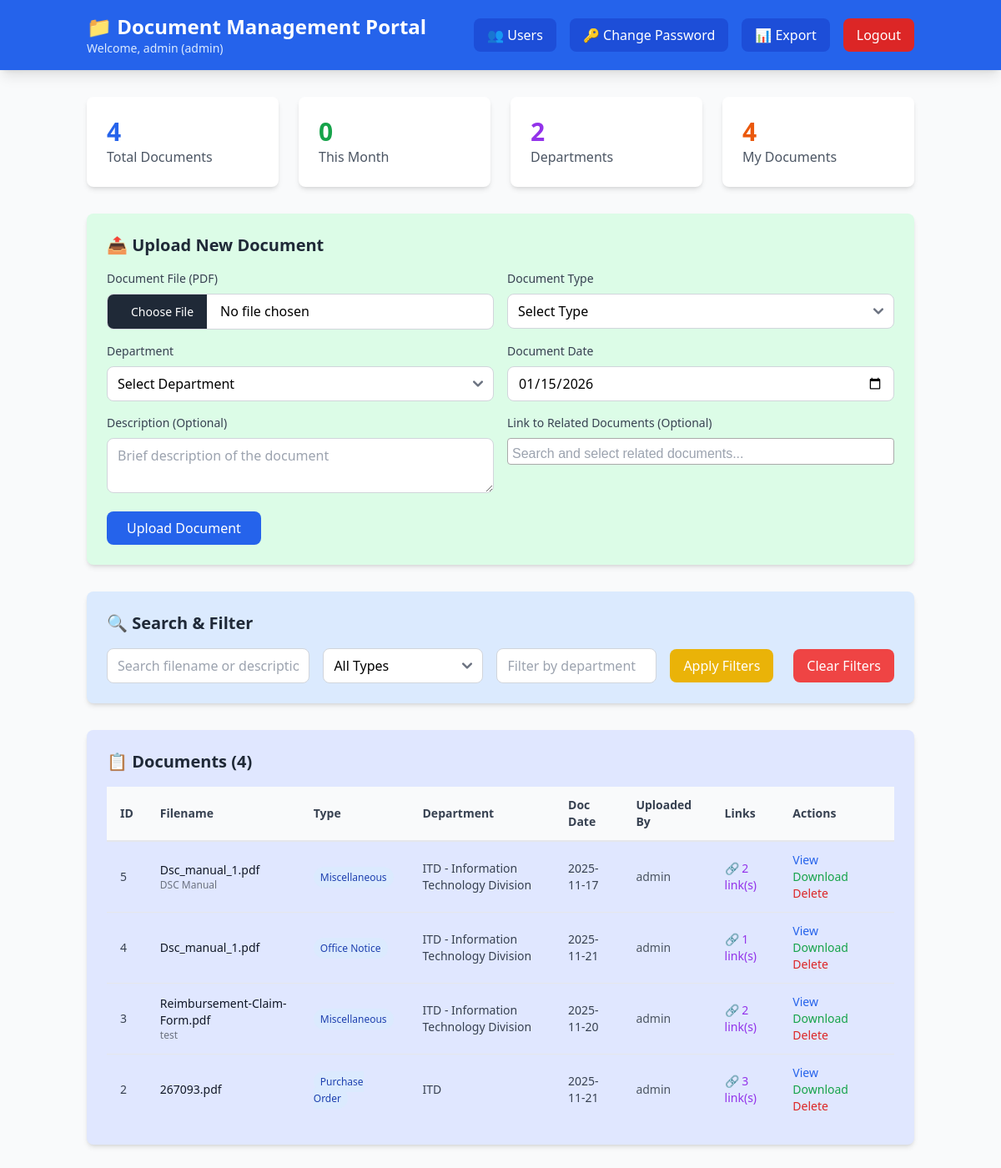
/ (signed in), run on an earlier commit of the app's database.
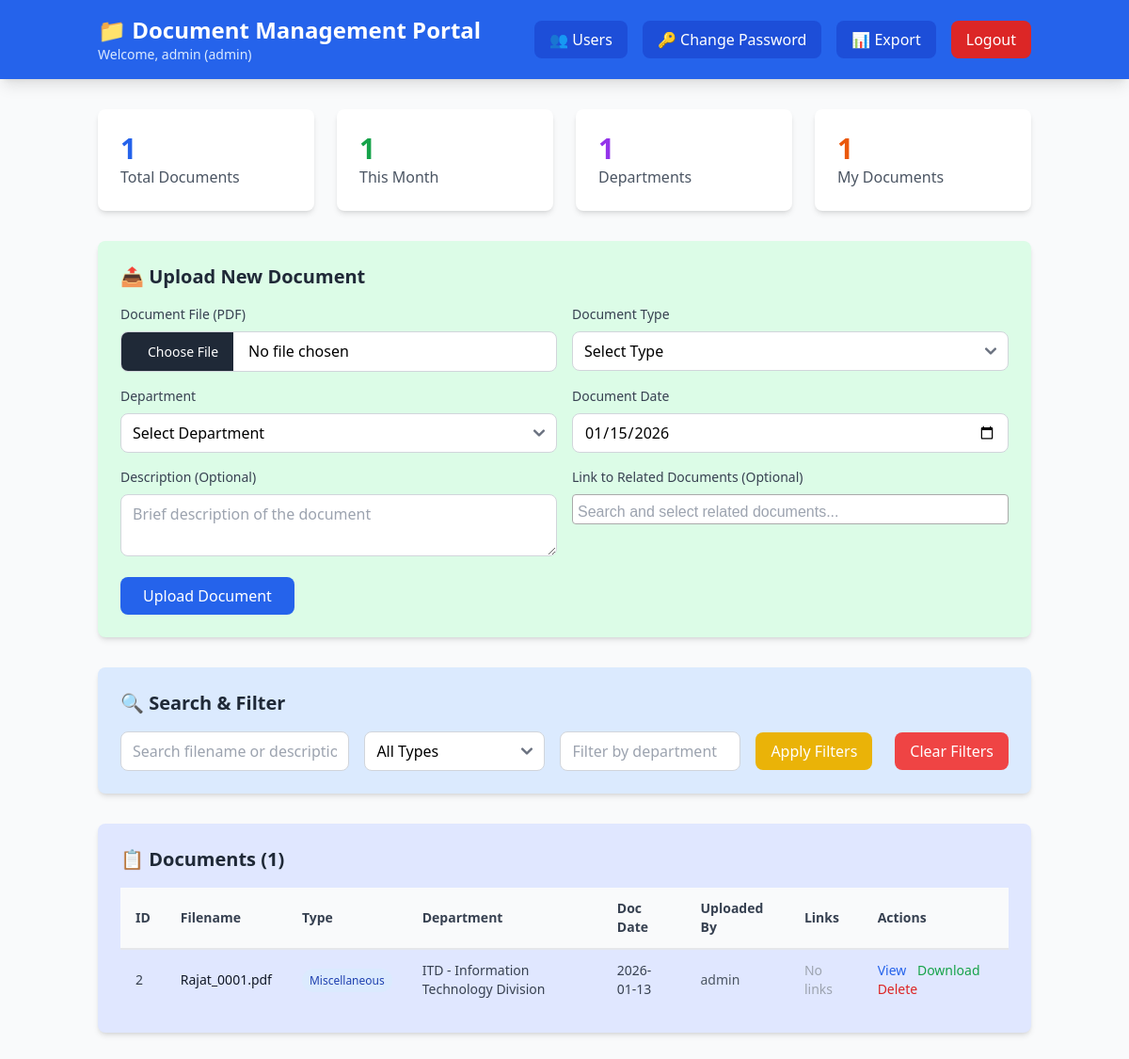
And on a later commit of the database.
### app.py (models this page shows)
class User(UserMixin, db.Model):
    id = db.Column(db.Integer, primary_key=True)
    username = db.Column(db.String(80), unique=True, nullable=False)
    password_hash = db.Column(db.String(255), nullable=False)
    role = db.Column(db.String(20), nullable=False, default='user')  # admin, user
    department = db.Column(db.String(100))
    created_at = db.Column(db.DateTime, default=datetime.utcnow)

class Document(db.Model):
    id = db.Column(db.Integer, primary_key=True)
    filename = db.Column(db.String(255), nullable=False)
    original_filename = db.Column(db.String(255), nullable=False)
    doc_type = db.Column(db.String(50), nullable=False)
    department = db.Column(db.String(100), nullable=False)
    doc_date = db.Column(db.Date, nullable=False)
    upload_date = db.Column(db.DateTime, default=datetime.utcnow)
    description = db.Column(db.Text)
    uploaded_by = db.Column(db.Integer, db.ForeignKey('user.id'))
    uploader = db.relationship('User', backref='documents')
    linked_from = db.relationship('DocumentLink', foreign_keys='DocumentLink.target_doc_id', backref='target_document')
    linked_to = db.relationship('DocumentLink', foreign_keys='DocumentLink.source_doc_id', backref='source_document')

### app.py (the view)
@app.route('/')
@login_required
def index():
    search = request.args.get('search', '')
    doc_type = request.args.get('doc_type', '')
    department = request.args.get('department', '')
    query = Document.query
    if search:
        query = query.filter(
            (Document.original_filename.contains(search)) |
            (Document.description.contains(search))
        )
    if doc_type:
        query = query.filter(Document.doc_type == doc_type)
    if department:
        query = query.filter(Document.department.contains(department))
    documents = query.order_by(Document.upload_date.desc()).all()
    all_documents = Document.query.order_by(Document.upload_date.desc()).all()
    total_docs = Document.query.count()
    this_month = Document.query.filter(
        db.func.strftime('%Y-%m', Document.doc_date) == datetime.now().strftime('%Y-%m')
    ).count()
    departments = db.session.query(Document.department).distinct().count()
    my_docs = Document.query.filter_by(uploaded_by=current_user.id).count()
    stats = {
        'total': total_docs,
        'this_month': this_month,
        'departments': departments,
        'my_docs': my_docs
    }
    today_date = datetime.now().date()
    return render_template("MAIN_TEMPLATE.html", documents=documents, stats=stats, all_documents=all_documents, today_date=today_date)

### app.py (called while the page is built)
@login_manager.user_loader
def load_user(user_id):
    return User.query.get(int(user_id))

### templates/MAIN_TEMPLATE.html (shortened to what this page needs)
<!DOCTYPE html>
<html lang="en">
<head>
    <script src="https://cdn.tailwindcss.com"></script>
    <link href="https://cdn.jsdelivr.net/npm/flowbite@2.5.2/dist/flowbite.min.css" rel="stylesheet" />
    <link href="https://cdn.jsdelivr.net/npm/select2@4.1.0-rc.0/dist/css/select2.min.css" rel="stylesheet" />
    <link rel="stylesheet" href="https://cdn.jsdelivr.net/npm/sweetalert2@11/dist/sweetalert2.min.css">
</head>
<body class="bg-gray-50">
    <nav class="bg-blue-600 text-white shadow-lg">
        <div class="container mx-auto px-4 py-4 flex justify-between items-center">
            <div>
                <h1 class="text-2xl font-bold">📁 Document Management Portal</h1>
                <p class="text-blue-100 text-sm">Welcome, {{ current_user.username }} ({{ current_user.role }})</p>
            </div>
                <div class="flex gap-4">
                {% if current_user.role == 'admin' %}
                <a href="{{ url_for('users') }}" class="px-4 py-2 bg-blue-700 rounded-lg hover:bg-blue-800 transition">
                    👥 Users
                </a>
                {% endif %}
                <a href="{{ url_for('change_password') }}" class="px-4 py-2 bg-blue-700 rounded-lg hover:bg-blue-800 transition">
                    🔑 Change Password
                </a>
                <a href="{{ url_for('export_csv') }}" class="px-4 py-2 bg-blue-700 rounded-lg hover:bg-blue-800 transition">
                    📊 Export
                </a>
                <a href="{{ url_for('logout') }}" class="px-4 py-2 bg-red-600 rounded-lg hover:bg-red-700 transition">
                    Logout
                </a>
            </div>
        </div>
    </nav>
    <div class="container mx-auto px-4 py-8">
        <div class="grid md:grid-cols-4 gap-6 mb-8">
            <div class="bg-white p-6 rounded-lg shadow-md">
                <div class="text-3xl font-bold text-blue-600">{{ stats.total }}</div>
                <div class="text-gray-600">Total Documents</div>
            </div>
            <div class="bg-white p-6 rounded-lg shadow-md">
                <div class="text-3xl font-bold text-green-600">{{ stats.this_month }}</div>
                <div class="text-gray-600">This Month</div>
            </div>
            <div class="bg-white p-6 rounded-lg shadow-md">
                <div class="text-3xl font-bold text-purple-600">{{ stats.departments }}</div>
                <div class="text-gray-600">Departments</div>
            </div>
            <div class="bg-white p-6 rounded-lg shadow-md">
                <div class="text-3xl font-bold text-orange-600">{{ stats.my_docs }}</div>
                <div class="text-gray-600">My Documents</div>
            </div>
        </div>
        <div class="bg-green-100 rounded-lg shadow-md p-6 mb-8">
            <h2 class="text-xl font-semibold mb-4 text-gray-800">📤 Upload New Document</h2>
            <form id="uploadForm" method="POST" enctype="multipart/form-data" action="{{ url_for('upload') }}">
                <div class="grid md:grid-cols-2 gap-4">
                    <div>
                        <label class="block text-sm font-medium text-gray-700 mb-2">Document File (PDF)</label>
                        <input type="file" name="file" accept=".pdf" required
                               class="w-full px-3 border border-gray-300 bg-white rounded-lg focus:ring-2 focus:ring-blue-500 focus:border-transparent">
                    </div>
                    <div>
                        <label class="block text-sm font-medium text-gray-700 mb-2">Document Type</label>
                        <select name="doc_type" required
                                class="w-full px-3 py-2 border border-gray-300 rounded-lg focus:ring-2 focus:ring-blue-500">
                            <option class='bg-gray-100' value="">Select Type</option>
                        </select>
                    </div>
                    <div>
                        <label class="block text-sm font-medium text-gray-700 mb-2">Department</label>
                        <select name="department" required
                                class="w-full px-3 py-2 border border-gray-300 rounded-lg focus:ring-2 focus:ring-blue-500">
                            <option value="">Select Department</option>
                        </select>
                    </div>
                    <div>
                        <label class="block text-sm font-medium text-gray-700 mb-2">Document Date</label>
                        <input type="date" name="doc_date" value="{{ today_date.strftime('%Y-%m-%d') }}" required
                               class="w-full px-3 py-2 border border-gray-300 rounded-lg focus:ring-2 focus:ring-blue-500">
                    </div>
                    <div class="md:col-span-1">
                        <label class="block text-sm font-medium text-gray-700 mb-2">Description (Optional)</label>
                        <textarea name="description" rows="2"
                                  class="w-full px-3 py-2 border border-gray-300 rounded-lg focus:ring-2 focus:ring-blue-500"
                                  placeholder="Brief description of the document"></textarea>
                    </div>
                    <div class="md:col-span-1">
                        <label class="block text-sm font-medium text-gray-700 mb-2">Link to Related Documents (Optional)</label>
                    </div>
                </div>
                <button type="submit"
                        class="mt-4 bg-blue-600 text-white px-6 py-2 rounded-lg hover:bg-blue-700 transition font-medium">
                    Upload Document
                </button>
            </form>
        </div>
        <div class="bg-blue-100 rounded-lg shadow-md p-6 mb-8">
            <h2 class="text-xl font-semibold mb-4 text-gray-800">🔍 Search & Filter</h2>
            <form method="GET" action="{{ url_for('index') }}" class="flex flex-wrap items-center gap-4">
                <input type="text" name="search" value="{{ request.args.get('search', '') }}"
                       placeholder="Search filename or description"
                       class="flex-1 min-w-[220px] px-3 py-2 border border-gray-300 rounded-lg focus:ring-2 focus:ring-blue-500">
                <select name="doc_type"
                        class="w-48 px-3 py-2 border border-gray-300 rounded-lg focus:ring-2 focus:ring-blue-500">
                    <option value="">All Types</option>
                </select>
                  <input type="text" name="department" value="{{ request.args.get('department', '') }}"
                      placeholder="Filter by department"
                      class="w-48 px-3 py-2 border border-gray-300 rounded-lg focus:ring-2 focus:ring-blue-500">
                <button type="submit"
                        class="bg-yellow-500 text-white px-4 py-2 rounded-lg hover:bg-yellow-600 transition">
                    Apply Filters
                </button>
                <button type="button" onclick="clearFilters()"
                        class="bg-red-500 text-white px-4 py-2 rounded-lg hover:bg-red-600 transition ml-2">
                    Clear Filters
                </button>
            </form>
        </div>
        <div class="bg-indigo-100 rounded-lg shadow-md p-6">
            <h2 class="text-xl font-semibold mb-4 text-gray-800">📋 Documents ({{ documents|length }})</h2>
            <div class="overflow-x-auto">
                <table class="w-full">
                    <thead class="bg-gray-50 border-b-2 border-gray-200">
                        <tr>
                            <th class="px-4 py-3 text-left text-sm font-semibold text-gray-700">ID</th>
                            <th class="px-4 py-3 text-left text-sm font-semibold text-gray-700">Filename</th>
                            <th class="px-4 py-3 text-left text-sm font-semibold text-gray-700">Type</th>
                            <th class="px-4 py-3 text-left text-sm font-semibold text-gray-700">Department</th>
                            <th class="px-4 py-3 text-left text-sm font-semibold text-gray-700">Doc Date</th>
                            <th class="px-4 py-3 text-left text-sm font-semibold text-gray-700">Uploaded By</th>
                            <th class="px-4 py-3 text-left text-sm font-semibold text-gray-700">Links</th>
                            <th class="px-4 py-3 text-left text-sm font-semibold text-gray-700">Actions</th>
                        </tr>
                    </thead>
                    <tbody class="divide-y divide-gray-200">
                        {% for doc in documents %}
                        <tr class="hover:bg-gray-50">
                            <td class="px-4 py-3 text-sm text-gray-700">{{ doc.id }}</td>
                            <td class="px-4 py-3 text-sm">
                                <div class="font-medium text-gray-900">{{ doc.original_filename }}</div>
                                {% if doc.description %}
                                <div class="text-gray-500 text-xs">{{ doc.description }}</div>
                                {% endif %}
                            </td>
                            <td class="px-4 py-3 text-sm">
                                <span class="px-2 py-1 bg-blue-100 text-blue-800 rounded-full text-xs font-medium">
                                    {{ doc.doc_type }}
                                </span>
                            </td>
                            <td class="px-4 py-3 text-sm text-gray-700">{{ doc.department }}</td>
                            <td class="px-4 py-3 text-sm text-gray-700">{{ doc.doc_date.strftime('%Y-%m-%d') }}</td>
                            <td class="px-4 py-3 text-sm text-gray-600">{{ doc.uploader.username if doc.uploader else 'N/A' }}</td>
                            <td class="px-4 py-3 text-sm">
                                {% set link_count = doc.linked_to|length + doc.linked_from|length %}
                                {% if link_count > 0 %}
                                <a href="{{ url_for('view_document', doc_id=doc.id) }}"
                                   class="text-purple-600 hover:text-purple-800 font-medium">
                                    🔗 {{ link_count }} link(s)
                                </a>
                                {% else %}
                                <span class="text-gray-400">No links</span>
                                {% endif %}
                            </td>
                            <td class="px-4 py-3 text-sm">
                                <a href="{{ url_for('view_document', doc_id=doc.id) }}"
                                   class="text-blue-600 hover:text-blue-800 font-medium mr-2">View</a>
                                <a href="{{ url_for('download', doc_id=doc.id) }}"
                                   class="text-green-600 hover:text-green-800 font-medium mr-2">Download</a>
                                {% if current_user.role == 'admin' or doc.uploaded_by == current_user.id %}
                                <a href="{{ url_for('delete', doc_id=doc.id) }}"
                                   onclick="return confirm('Are you sure you want to delete this document?')"
                                   class="text-red-600 hover:text-red-800 font-medium">Delete</a>
                                {% endif %}
                            </td>
                        </tr>
                        {% else %}
                        <tr>
                            <td colspan="8" class="px-4 py-8 text-center text-gray-500">
                                No documents found. Upload your first document above!
                            </td>
                        </tr>
                        {% endfor %}
                    </tbody>
                </table>
            </div>
        </div>
    </div>
</body>
</html>

What changed in the data, as far as the page shows it:
removed Document: id "5", original_filename "Dsc_manual_1.pdf", description "DSC Manual", doc_type "Miscellaneous", department "ITD - Information Technology Division", doc_date "2025-11-17", uploader "admin", link_count "2"
removed Document: id "4", original_filename "Dsc_manual_1.pdf", doc_type "Office Notice", department "ITD - Information Technology Division", doc_date "2025-11-21", uploader "admin", uploaded_by "1"
removed Document: id "3", original_filename "Reimbursement-Claim-Form.pdf", description "test", doc_type "Miscellaneous", department "ITD - Information Technology Division", doc_date "2025-11-20", uploader "admin", link_count "2"
changed Document "admin": original_filename "267093.pdf" → "Rajat_0001.pdf"; doc_type "Purchase Order" → "Miscellaneous"; department "ITD" → "ITD - Information Technology Division"; doc_date "2025-11-21" → "2026-01-13"; link_count "3" → (not shown); text "🔗 link(s)" → "No links"
Also different on the page:
{{ stats.total }}: "4" → "1"
{{ stats.this_month }}: "0" → "1"
{{ stats.departments }}: "2" → "1"
{{ stats.my_docs }}: "4" → "1"
{{ documents|length }}: "4" → "1"
